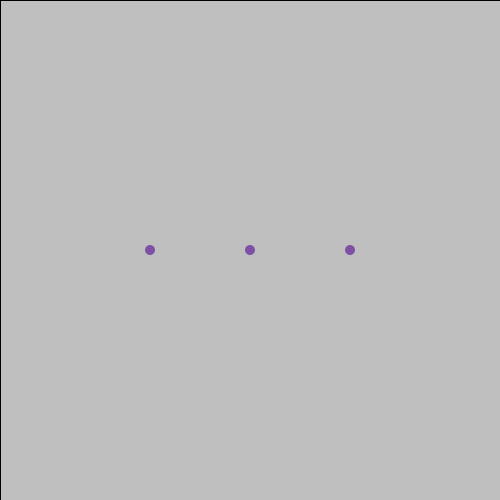
Frame 1 (no input)
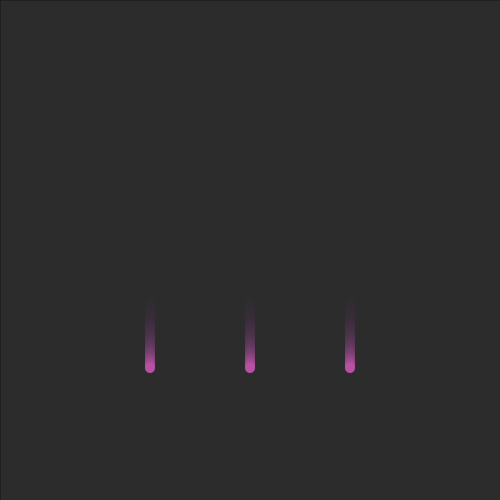
Frame 60 (the mouse pressed at the canvas centre just before this capture)
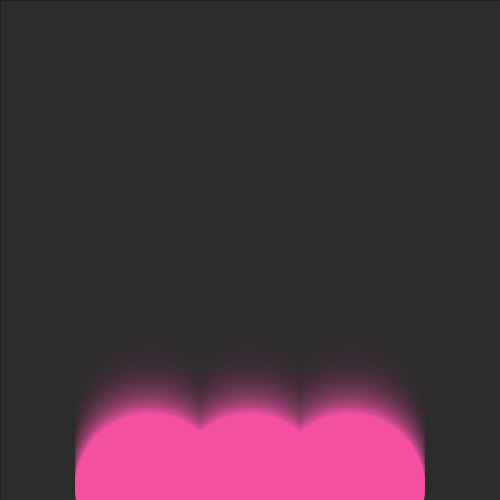
Frame 120 (the mouse held since frame 60 and released just before this capture)

The Processing sketch that drew these frames (run headless with seeded random() and noise(); from frame 60 on, the mouse is pressed at the canvas centre):

// Processing sketch: lecture_4
// ── lecture_4.pde
int ySpeed = 2;
int y;

void setup() {
  size(500, 500);
  y = height/2;
}

void draw() {
  // three circles
  fill(40, 40, 40, 20);
  rect(0, 0, width, height);
  drawCircles(width/2, y);

  if (y > height || y < 0) {
    ySpeed *= -1;
  }
  y += ySpeed;
}

void drawCircles(int xPosition, int yPosition) {
  noStroke();
  fill(yPosition/2, 80 ,164);

  int size = (int)map(mouseX, 0, 250, 10, 150);

  ellipse(xPosition, yPosition, size, size);
  ellipse(xPosition-100,yPosition, size, size);
  ellipse(xPosition+100, yPosition, size, size);
}
